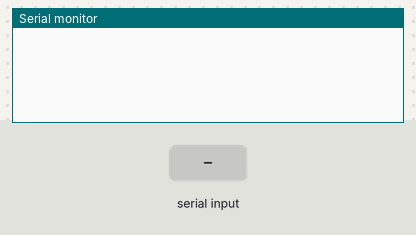
Simulated run of this sketch. Board: Arduino Uno, built with avr-gcc and run on an emulated ATmega328P. Shown: the last lines printed to the serial monitor. Inputs (shaded band) come from the test bench.

Above: at 1.2 s.
1.3 s: "1" received over Serial
At 2.4 s:
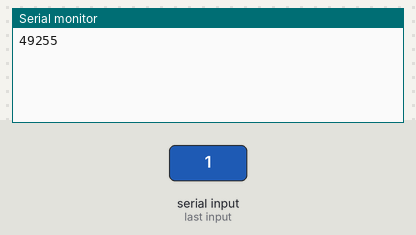
2.8 s: byte 1 (1) received over Serial
At 3.5 s:
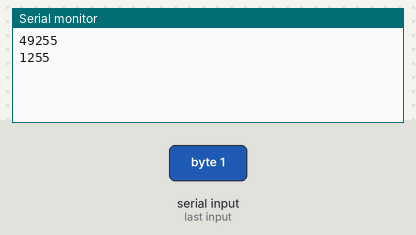
4.3 s: byte 2 (2) received over Serial
At 4.7 s:
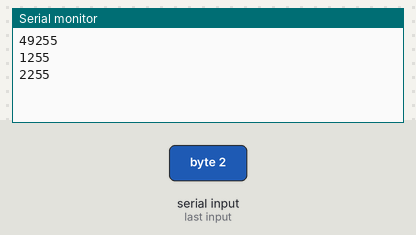
5.8 s: "0" received over Serial
At 7.0 s:
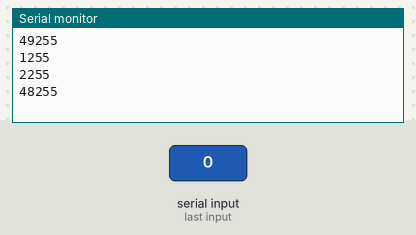
Timing chart, 0 to 8.3 s (numbered marks = the images above; inputs shaded):
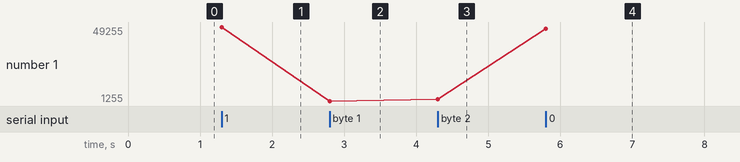

The sketch:

drive.ino
```cpp
uint8_t leftMotor[] = {26, 25};  // {dir1, pwm1} //md2
uint8_t rightMotor[] = {33, 32}; // {dir2, pwm2} //md2

// Function to initialize motor pins
void setMotor(uint8_t motor[]) {
    pinMode(motor[0], OUTPUT); // Direction pin
    pinMode(motor[1], OUTPUT); // PWM pin
}

//Setup
void setup() {
    setMotor(leftMotor);
    setMotor(rightMotor);
    Serial.begin(115200);
}

// Function to control motors
void motorCtrl(uint8_t motor[], uint8_t dir, uint8_t pwm) {
    digitalWrite(motor[0], dir); // Set direction
    analogWrite(motor[1], pwm);  // Set speed (PWM)
}

//Main Loop
void loop() {
    if (Serial.available() > 0) {
        uint8_t command = (uint8_t)Serial.read(); // First byte is the command
        uint8_t speed = (uint8_t)Serial.read(); // Read the speed as an integer

        Serial.print(command);
        Serial.println(speed);
        // Control logic
        switch(command) {
            // Forward
            case 1:
                motorCtrl(leftMotor, 0, speed);
                motorCtrl(rightMotor, 0, speed);
                break;

            // Backward
            case 2:
                motorCtrl(leftMotor, 1, speed);
                motorCtrl(rightMotor, 1, speed);
                break;

            // Left turn
            case 3:
                motorCtrl(leftMotor, 0, speed);
                motorCtrl(rightMotor, 1, speed);
                break;

            // Right turn
            case 4:
                motorCtrl(leftMotor, 1, speed);
                motorCtrl(rightMotor, 0, speed);
                break;

            // Stop
            case 5:
                motorCtrl(leftMotor, 0, 0);
                motorCtrl(rightMotor, 0, 0);
                break;
        }
    }
}
```

Measured:
- after the input at 1.3 s, the serial monitor: prints a new line at once (image 1)
- after the input at 2.8 s, the serial monitor: prints a new line at once (image 2)
- after the input at 4.3 s, the serial monitor: prints a new line at once (image 3)
- after the input at 5.8 s, the serial monitor: prints a new line at once (image 4)
- plotted number 1: 49255 → 1255 after the input at 2.8 s, 1255 → 2255 after the input at 4.3 s, 2255 → 48255 after the input at 5.8 s
